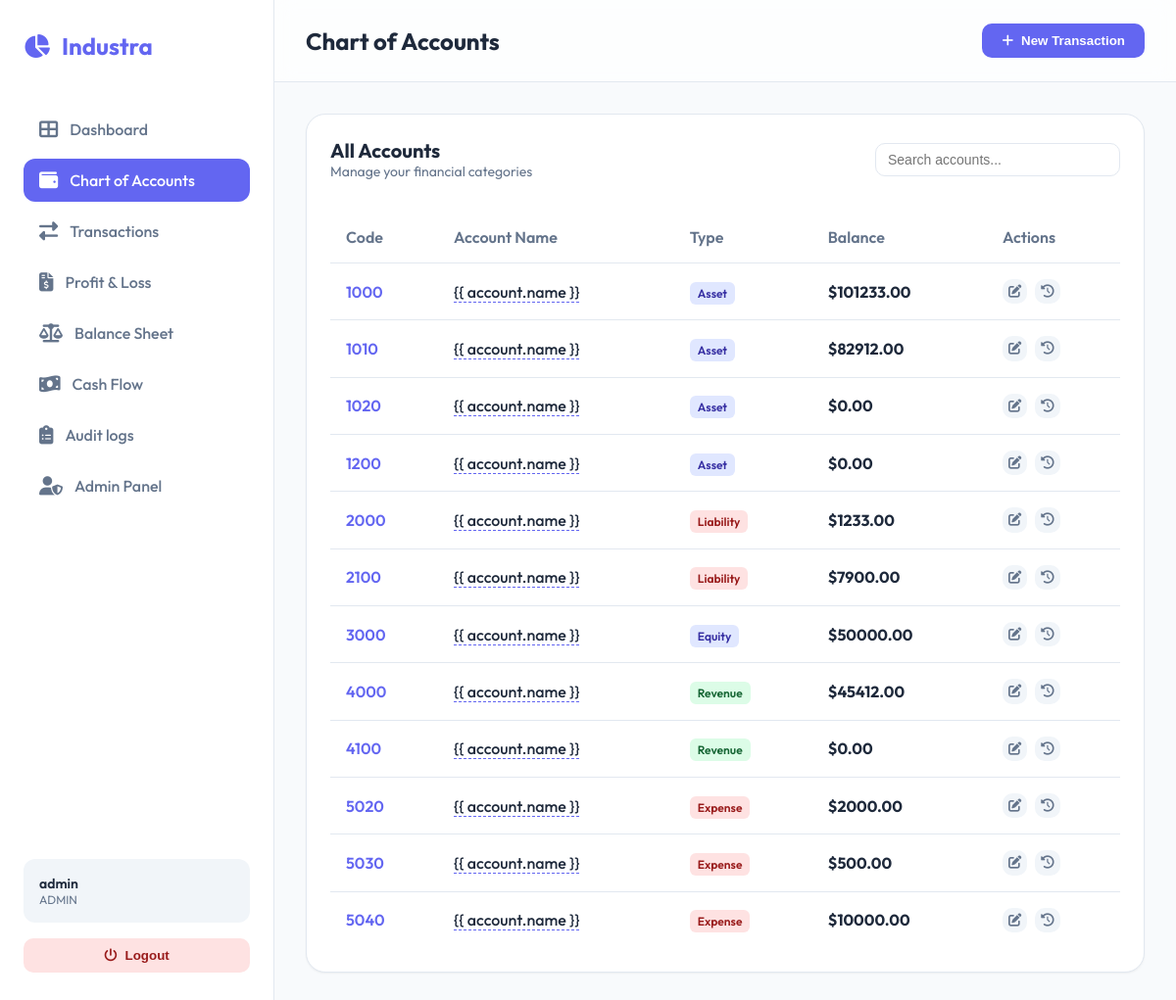
The page /accounts/ (signed in) on the database its author committed.
### accounting/models.py (models this page shows, shortened)
class UserProfile(models.Model):
    ROLES = [
        ('ADMIN', 'Administrator'),
        ('ACCOUNTANT', 'Accountant'),
        ('MANAGER', 'Manager'),
        ('VIEWER', 'Viewer'),
    ]
    user = models.OneToOneField(User, on_delete=models.CASCADE, related_name='profile')
    role = models.CharField(max_length=20, choices=ROLES, default='VIEWER')
    phone = models.CharField(max_length=20, blank=True)

class Account(models.Model):
    ACCOUNT_TYPES = [
        ('ASSET', 'Asset'),
        ('LIABILITY', 'Liability'),
        ('EQUITY', 'Equity'),
        ('REVENUE', 'Revenue'),
        ('EXPENSE', 'Expense'),
    ]
    code = models.CharField(max_length=20, unique=True)
    name = models.CharField(max_length=100)
    account_type = models.CharField(max_length=20, choices=ACCOUNT_TYPES)
    description = models.TextField(blank=True, null=True)
    @property
    def balance(self):
        debits = self.lines.aggregate(Sum('debit'))['debit__sum'] or 0
        credits = self.lines.aggregate(Sum('credit'))['credit__sum'] or 0
        if self.account_type in ['ASSET', 'EXPENSE']:
            return debits - credits
        else:
            return credits - debits

### accounting/views.py (the view)
# urls.py: path('accounts/', views.accounts_list, name='accounts_list'),
@login_required
def accounts_list(request):
    accounts = Account.objects.all().order_by('code')
    return render(request, 'accounting/accounts_list.html', {'accounts': accounts})

### accounting/templates/accounting/accounts_list.html (shortened to what this page needs)
{% extends 'accounting/base.html' %}
{% block page_title %}Chart of Accounts{% endblock %}
{% block content %}
<div class="card">
    <div style="display: flex; justify-content: space-between; align-items: center; margin-bottom: 2rem;">
        <div>
            <h3 style="font-size: 1.25rem; font-weight: 700;">All Accounts</h3>
            <p style="color: var(--text-light); font-size: 0.875rem;">Manage your financial categories</p>
        </div>
        <div style="display: flex; gap: 10px;">
            <input type="text" placeholder="Search accounts..." class="form-control"
                style="width: 250px; padding: 8px 12px; font-size: 0.875rem;">
        </div>
    </div>
    <table>
        <thead>
            <tr>
                <th>Code</th>
                <th>Account Name</th>
                <th>Type</th>
                <th>Balance</th>
                <th>Actions</th>
            </tr>
        </thead>
        <tbody>
            {% for account in accounts %}
            <tr>
                <td style="font-weight: 600; color: var(--primary);">{{ account.code }}</td>
                <td>
                    <div style="font-weight: 500;"><a href="{% url 'account_detail' account.id %}"
                            style="color: inherit; text-decoration: none; border-bottom: 1px dashed var(--primary);">{{
                            account.name }}</a></div>
                </td>
                <td>
                    <span class="badge
                        {% if account.account_type == 'ASSET' %}badge-primary
                        {% elif account.account_type == 'LIABILITY' %}badge-danger
                        {% elif account.account_type == 'REVENUE' %}badge-success
                        {% elif account.account_type == 'EXPENSE' %}badge-danger
                        {% else %}badge-primary{% endif %}">
                        {{ account.get_account_type_display }}
                    </span>
                </td>
                <td style="font-weight: 700;">${{ account.balance|floatformat:2 }}</td>
                <td>
                    <div style="display: flex; gap: 8px;">
                        <button class="btn" style="padding: 6px; background: #f1f5f9; color: var(--text-light);">
                            <i class="fas fa-edit"></i>
                        </button>
                        <button class="btn" style="padding: 6px; background: #f1f5f9; color: var(--text-light);">
                            <i class="fas fa-history"></i>
                        </button>
                    </div>
                </td>
            </tr>
            {% endfor %}
        </tbody>
    </table>
</div>
{% endblock %}

### accounting/templates/accounting/base.html (shortened to what this page needs)
<!DOCTYPE html>
<html lang="en">
<head>
    <link rel="stylesheet" href="https://cdnjs.cloudflare.com/ajax/libs/font-awesome/6.4.0/css/all.min.css">
</head>
<body>
    <aside class="sidebar">
        <div class="logo">
            <i class="fas fa-chart-pie"></i>
            <span>Industra</span>
        </div>
        <ul class="nav-links">
            <li>
                <a href="{% url 'dashboard' %}"
                    class="{% if request.resolver_match.url_name == 'dashboard' %}active{% endif %}">
                    <i class="fas fa-th-large"></i>
                    <span>Dashboard</span>
                </a>
            </li>
            <li>
                <a href="{% url 'accounts_list' %}"
                    class="{% if request.resolver_match.url_name == 'accounts_list' %}active{% endif %}">
                    <i class="fas fa-wallet"></i>
                    <span>Chart of Accounts</span>
                </a>
            </li>
            <li>
                <a href="{% url 'transactions_list' %}"
                    class="{% if request.resolver_match.url_name == 'transactions_list' %}active{% endif %}">
                    <i class="fas fa-exchange-alt"></i>
                    <span>Transactions</span>
                </a>
            </li>
            <li>
                <a href="{% url 'profit_loss' %}"
                    class="{% if request.resolver_match.url_name == 'profit_loss' %}active{% endif %}">
                    <i class="fas fa-file-invoice-dollar"></i>
                    <span>Profit & Loss</span>
                </a>
            </li>
            <li>
                <a href="{% url 'balance_sheet' %}"
                    class="{% if request.resolver_match.url_name == 'balance_sheet' %}active{% endif %}">
                    <i class="fas fa-balance-scale"></i>
                    <span>Balance Sheet</span>
                </a>
            </li>
            <li>
                <a href="{% url 'cash_flow' %}"
                    class="{% if request.resolver_match.url_name == 'cash_flow' %}active{% endif %}">
                    <i class="fas fa-money-bill-wave"></i>
                    <span>Cash Flow</span>
                </a>
            </li>
            {% if request.user.is_staff %}
            <li>
                <a href="{% url 'audit_logs' %}"
                    class="{% if request.resolver_match.url_name == 'audit_logs' %}active{% endif %}">
                    <i class="fas fa-clipboard-list"></i>
                    <span>Audit logs</span>
                </a>
            </li>
            {% endif %}
            <li>
                <a href="/admin/" target="_blank">
                    <i class="fas fa-user-shield"></i>
                    <span>Admin Panel</span>
                </a>
            </li>
        </ul>
        <div style="margin-top: auto;">
            {% if user.is_authenticated %}
            <div style="padding: 1rem; background: #f1f5f9; border-radius: 12px; margin-bottom: 1rem;">
                <div style="font-weight: 600; font-size: 0.875rem;">{{ user.username }}</div>
                <div style="font-size: 0.75rem; color: var(--text-light);">{{ user.profile.role }}</div>
            </div>
            <form action="{% url 'logout' %}" method="post">
                <button type="submit" class="btn"
                    style="width: 100%; background: #fee2e2; color: #991b1b; justify-content: center;">
                    <i class="fas fa-power-off"></i> Logout
                </button>
            </form>
            {% endif %}
        </div>
    </aside>
    <main class="main-container">
        <header>
            <div class="header-left">
                <h2>{% block page_title %}Dashboard{% endblock %}</h2>
            </div>
            <div class="header-right">
                <button class="btn btn-primary" onclick="location.href='{% url 'add_transaction' %}'">
                    <i class="fas fa-plus"></i> New Transaction
                </button>
            </div>
        </header>
        <div class="content">
            {% block content %}{% endblock %}
        </div>
    </main>
</body>
</html>

### accounting/templates/accounting/base.html (style rules this page uses)
:root { --primary: #6366f1; --primary-light: #818cf8; --secondary: #64748b; --bg-body: #f8fafc; --bg-sidebar: #ffffff; --text-dark: #1e293b; --text-light: #64748b; --white: #ffffff; --glass: rgba(255, 255, 255, 0.7); --border: #e2e8f0; --shadow-sm: 0 1px 2px 0 rgb(0 0 0 / 0.05); --shadow-md: 0 4px 6px -1px rgb(0 0 0 / 0.1), 0 2px 4px -2px rgb(0 0 0 / 0.1); --shadow-lg: 0 10px 15px -3px rgb(0 0 0 / 0.1), 0 4px 6px -4px rgb(0 0 0 / 0.1); }
* { margin: 0; padding: 0; box-sizing: border-box; }
body { font-family: 'Outfit', sans-serif; background-color: var(--bg-body); color: var(--text-dark); height: 100vh; display: flex; overflow: hidden; }
.sidebar { width: 280px; background: var(--bg-sidebar); border-right: 1px solid var(--border); display: flex; flex-direction: column; padding: 2rem 1.5rem; transition: all 0.3s ease; }
.logo { display: flex; align-items: center; gap: 12px; font-size: 1.5rem; font-weight: 700; color: var(--primary); margin-bottom: 3rem; }
.nav-links { list-style: none; display: flex; flex-direction: column; gap: 0.5rem; }
.nav-links a { text-decoration: none; color: var(--text-light); display: flex; align-items: center; gap: 12px; padding: 12px 16px; border-radius: 12px; font-weight: 500; transition: all 0.2s ease; }
.nav-links a:hover, .nav-links a.active { background: var(--primary); color: var(--white); }
.nav-links a i { font-size: 1.2rem; }
.main-container { flex: 1; display: flex; flex-direction: column; overflow-y: auto; position: relative; }
header { padding: 1.5rem 2rem; display: flex; justify-content: space-between; align-items: center; background: var(--glass); backdrop-filter: blur(10px); position: sticky; top: 0; z-index: 100; border-bottom: 1px solid var(--border); }
.content { padding: 2rem; max-width: 1200px; margin: 0 auto; width: 100%; }
.btn { padding: 10px 20px; border-radius: 10px; font-weight: 600; cursor: pointer; transition: all 0.2s; border: none; display: inline-flex; align-items: center; gap: 8px; text-decoration: none; }
.btn-primary { background: var(--primary); color: var(--white); }
.card { background: var(--white); border-radius: 20px; padding: 1.5rem; border: 1px solid var(--border); box-shadow: var(--shadow-sm); transition: transform 0.3s ease, box-shadow 0.3s ease; }
.badge { padding: 4px 8px; border-radius: 6px; font-size: 0.75rem; font-weight: 600; }
.badge-success { background: #dcfce7; color: #166534; }
.badge-danger { background: #fee2e2; color: #991b1b; }
.badge-primary { background: #e0e7ff; color: #3730a3; }
table { width: 100%; border-collapse: collapse; margin-top: 1rem; }
th { text-align: left; padding: 1rem; font-weight: 600; color: var(--text-light); border-bottom: 1px solid var(--border); }
td { padding: 1rem; border-bottom: 1px solid var(--border); }
tr:last-child td { border: none; }
.form-control { width: 100%; padding: 12px; border-radius: 10px; border: 1px solid var(--border); outline: none; transition: border-color 0.2s; }

### rows shown on the page
Account: code "1000", account_type "Asset", balance "101233.00"
Account: code "1010", account_type "Asset", balance "82912.00"
Account: code "1020", account_type "Asset", balance "0.00"
Account: code "1200", account_type "Asset", balance "0.00"
Account: code "2000", account_type "Liability", balance "1233.00"
Account: code "2100", account_type "Liability", balance "7900.00"
Account: code "3000", account_type "Equity", balance "50000.00"
Account: code "4000", account_type "Revenue", balance "45412.00"
Account: code "4100", account_type "Revenue", balance "0.00"
Account: code "5020", account_type "Expense", balance "2000.00"
Account: code "5030", account_type "Expense", balance "500.00"
Account: code "5040", account_type "Expense", balance "10000.00"

### other values the page prints
{{ user.username }} "admin"
{{ user.profile.role }} "ADMIN"
